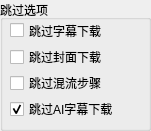
  <widget class="QGroupBox" name="groupBox_10">
   <property name="geometry">
    <rect>
     <x>630</x>
     <y>180</y>
     <width>151</width>
     <height>131</height>
    </rect>
   </property>
   <property name="title">
    <string>跳过选项</string>
   </property>
   <widget class="QWidget" name="verticalLayoutWidget_16">
    <property name="geometry">
     <rect>
      <x>10</x>
      <y>20</y>
      <width>135</width>
      <height>99</height>
     </rect>
    </property>
    <layout class="QVBoxLayout" name="verticalLayout_16">
     <item>
      <widget class="QCheckBox" name="checkBox_skip_subtitle">
       <property name="text">
        <string>跳过字幕下载</string>
       </property>
      </widget>
     </item>
     <item>
      <widget class="QCheckBox" name="checkBox_skip_cover">
       <property name="text">
        <string>跳过封面下载</string>
       </property>
      </widget>
     </item>
     <item>
      <widget class="QCheckBox" name="checkBox_skip_mux">
       <property name="text">
        <string>跳过混流步骤</string>
       </property>
      </widget>
     </item>
     <item>
      <widget class="QCheckBox" name="checkBox_skip_ai">
       <property name="text">
        <string>跳过AI字幕下载</string>
       </property>
       <!-- 默认勾选与 CLI 默认值（skip-ai = true）对齐：展开高级面板不应改变折叠时的下载行为 -->
       <property name="checked">
        <bool>true</bool>
       </property>
      </widget>
     </item>
    </layout>
   </widget>
  </widget>
